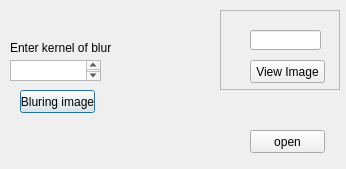
<?xml version="1.0" encoding="UTF-8"?>
<ui version="4.0">
 <class>Dialog</class>
 <widget class="QDialog" name="Dialog">
  <property name="geometry">
   <rect>
    <x>0</x>
    <y>0</y>
    <width>346</width>
    <height>169</height>
   </rect>
  </property>
  <property name="cursor">
   <cursorShape>PointingHandCursor</cursorShape>
  </property>
  <property name="windowTitle">
   <string>BlurImg1.1</string>
  </property>
  <widget class="QTextEdit" name="textEdit">
   <property name="geometry">
    <rect>
     <x>10</x>
     <y>60</y>
     <width>91</width>
     <height>21</height>
    </rect>
   </property>
   <property name="tabStopWidth">
    <number>10</number>
   </property>
  </widget>
  <widget class="QPushButton" name="btnBlur">
   <property name="geometry">
    <rect>
     <x>20</x>
     <y>90</y>
     <width>75</width>
     <height>23</height>
    </rect>
   </property>
   <property name="text">
    <string>Bluring image</string>
   </property>
  </widget>
  <widget class="QLabel" name="label">
   <property name="geometry">
    <rect>
     <x>10</x>
     <y>40</y>
     <width>101</width>
     <height>16</height>
    </rect>
   </property>
   <property name="text">
    <string>Enter kernel of blur</string>
   </property>
  </widget>
  <widget class="QFrame" name="frame">
   <property name="geometry">
    <rect>
     <x>220</x>
     <y>10</y>
     <width>120</width>
     <height>80</height>
    </rect>
   </property>
   <property name="frameShape">
    <enum>QFrame::StyledPanel</enum>
   </property>
   <property name="frameShadow">
    <enum>QFrame::Raised</enum>
   </property>
   <widget class="QPushButton" name="btnView">
    <property name="geometry">
     <rect>
      <x>30</x>
      <y>50</y>
      <width>75</width>
      <height>23</height>
     </rect>
    </property>
    <property name="text">
     <string>View Image</string>
    </property>
   </widget>
   <widget class="QLineEdit" name="lineEdit">
    <property name="geometry">
     <rect>
      <x>30</x>
      <y>20</y>
      <width>71</width>
      <height>20</height>
     </rect>
    </property>
   </widget>
  </widget>
  <widget class="QWidget" name="widget" native="true">
   <property name="geometry">
    <rect>
     <x>220</x>
     <y>110</y>
     <width>111</width>
     <height>51</height>
    </rect>
   </property>
   <widget class="QPushButton" name="btnOpen">
    <property name="geometry">
     <rect>
      <x>30</x>
      <y>20</y>
      <width>75</width>
      <height>23</height>
     </rect>
    </property>
    <property name="text">
     <string>open</string>
    </property>
   </widget>
  </widget>
 </widget>
 <layoutdefault spacing="6" margin="11"/>
 <resources/>
 <connections/>
</ui>
